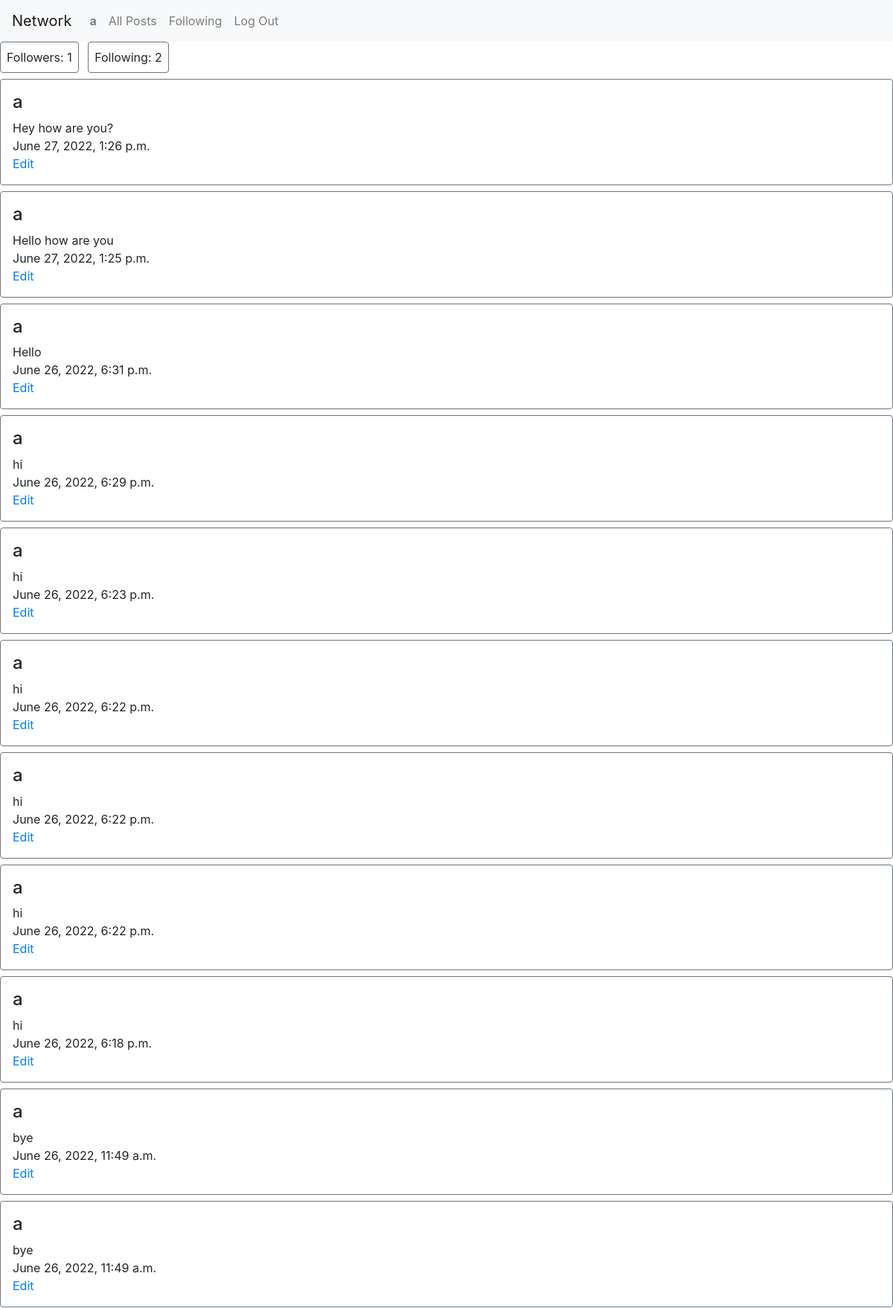
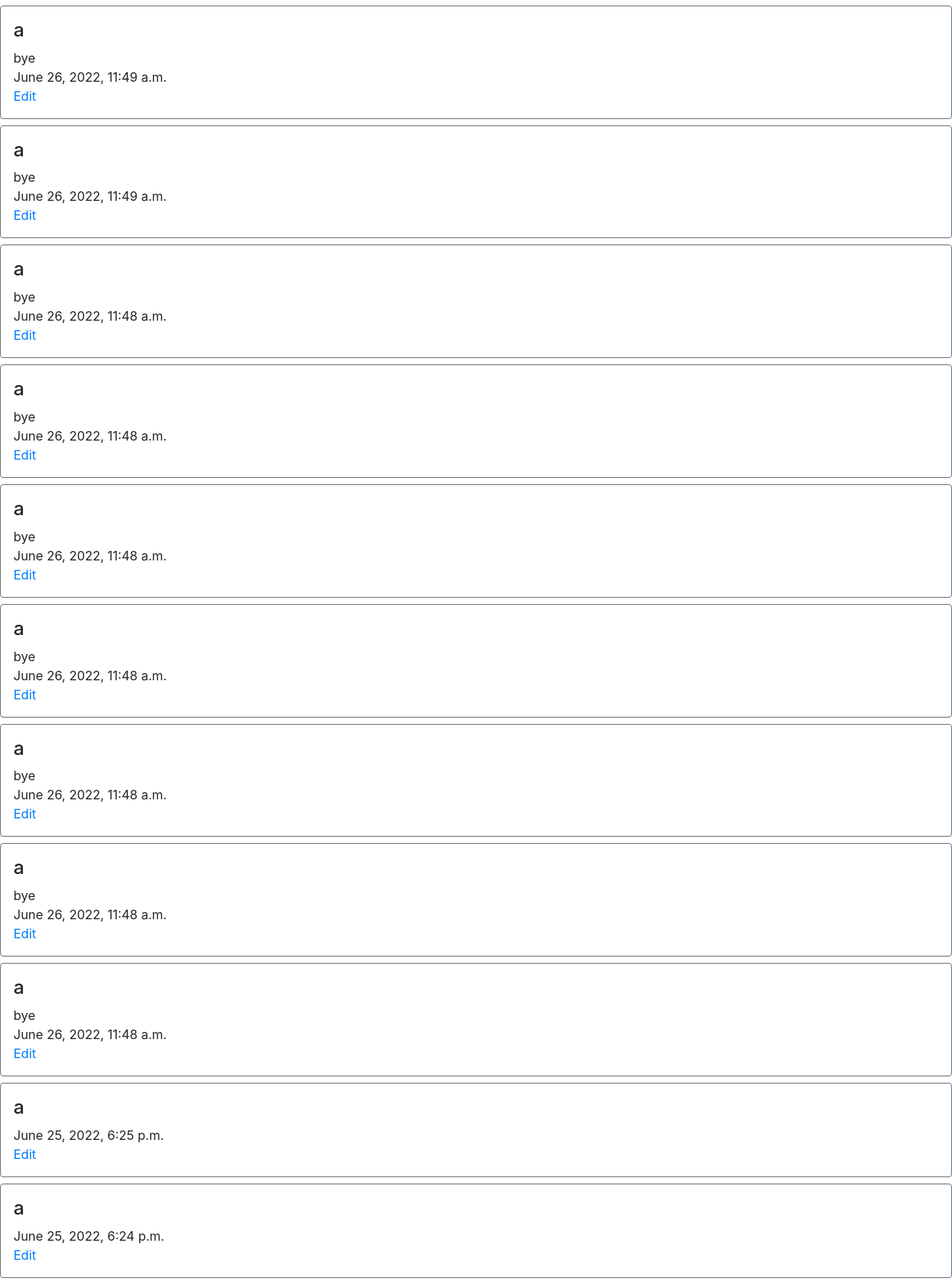
/profile/1 (signed in, upper part), run on the app's committed database (2 pictures, top to bottom).
### network/models.py (models this page shows)
class User(AbstractUser):
    pass

class Post(models.Model):
    user = models.ForeignKey(User, on_delete=models.CASCADE, related_name="user") #user who created the post
    post = models.CharField(max_length=200) # text of the post
    timestamp = models.DateTimeField() # time stamp of the post

### network/views.py (the view, shortened to what this page needs)
# urls.py: path("profile/<int:owner>", views.profile, name="profile"),
@login_required
def profile(request,owner):
    owner = User.objects.get(id=owner)
    button = "Follow" if Follow.objects.filter(follower=request.user, following=owner).count() == 0 else "Unfollow"
    posts = Post.objects.filter(user=owner.id).order_by('-timestamp'),#arranging from most recent post first
    paginator = Paginator(posts, 10) # Show 10 contacts per page.
    page_number = request.GET.get('page')
    page_obj = paginator.get_page(page_number)
    return render(request, "network/profile.html",{
        "posts": posts,
        "owner": owner,
        "followers": Follow.objects.filter(following=owner).count(),
        "following": Follow.objects.filter(follower=owner).count(),
        "button": button,
        "page_obj": page_obj
    })

### network/templates/network/profile.html (shortened to what this page needs)
{% extends "network/layout.html" %}
{% block body %}
<div class="border border-secondary rounded p-2" style="display: inline-block;">Followers: {{ followers }}</div>
    <div class="border border-secondary rounded ml-2 p-2" style="display: inline-block;">Following: {{ following }}</div>
        {% for i in page_obj %}
            {% for post in i %}
            <div class="border border-secondary rounded p-3 mt-2">
                <h4>{{post.user}}</h4>
                <div id="post-{{post.id}}">{{ post.post }}</div>
                {{post.timestamp}}<br>
                {% if user.id == owner.id %}
                <div id="edit" onclick="edit('{{ post.id }}')" class="text-primary">Edit</div>
                {% endif %}
            </div>
            {% endfor %}
        {% endfor %}
{% endblock %}

### network/templates/network/layout.html (shortened to what this page needs)
{% load static %}
<!DOCTYPE html>
<html lang="en">
    <head>
        <link rel="stylesheet" href="https://stackpath.bootstrapcdn.com/bootstrap/4.4.1/css/bootstrap.min.css">
        <link href="{% static 'network/styles.css' %}" rel="stylesheet">
    </head>
    <body>
        <nav class="navbar navbar-expand-lg navbar-light bg-light">
            <a class="navbar-brand" href="#">Network</a>
            <div>
              <ul class="navbar-nav mr-auto">
                {% if user.is_authenticated %}
                    <li class="nav-item">
                        <a class="nav-link" href="{% url 'profile' user.id %}"><strong>{{ user.username }}</strong></a>
                    </li>
                {% endif %}
                <li class="nav-item">
                  <a class="nav-link" href="{% url 'index' %}">All Posts</a>
                </li>
                {% if user.is_authenticated %}
                    <li class="nav-item">
                        <a class="nav-link" href="{% url 'following'%}">Following</a>
                    </li>
                    <li class="nav-item">
                        <a class="nav-link" href="{% url 'logout' %}">Log Out</a>
                    </li>
                {% endif %}
              </ul>
            </div>
          </nav>
        <div class="body">
            {% block body %}
            {% endblock %}
        </div>
    </body>
</html>

### data on the page
User: username "a"
Post: user "a", post "Hey how are you?", timestamp "June 27, 2022, 1:26 p.m."
Post: user "a", post "Hello how are you", timestamp "June 27, 2022, 1:25 p.m."
Post: user "a", post "Hello", timestamp "June 26, 2022, 6:31 p.m."
Post: user "a", post "hi", timestamp "June 26, 2022, 6:29 p.m."
Post: user "a", post "hi", timestamp "June 26, 2022, 6:23 p.m."
Post: user "a", post "hi", timestamp "June 26, 2022, 6:22 p.m."
Post: user "a", post "hi", timestamp "June 26, 2022, 6:22 p.m."
Post: user "a", post "hi", timestamp "June 26, 2022, 6:22 p.m."
Post: user "a", post "hi", timestamp "June 26, 2022, 6:18 p.m."
Post: user "a", post "bye", timestamp "June 26, 2022, 11:49 a.m."
Post: user "a", post "bye", timestamp "June 26, 2022, 11:49 a.m."
Post: user "a", post "bye", timestamp "June 26, 2022, 11:49 a.m."
Post: user "a", post "bye", timestamp "June 26, 2022, 11:49 a.m."
Post: user "a", post "bye", timestamp "June 26, 2022, 11:48 a.m."
Post: user "a", post "bye", timestamp "June 26, 2022, 11:48 a.m."
Post: user "a", post "bye", timestamp "June 26, 2022, 11:48 a.m."
Post: user "a", post "bye", timestamp "June 26, 2022, 11:48 a.m."
Post: user "a", post "bye", timestamp "June 26, 2022, 11:48 a.m."
Post: user "a", post "bye", timestamp "June 26, 2022, 11:48 a.m."
Post: user "a", post "bye", timestamp "June 26, 2022, 11:48 a.m."
Post: user "a", timestamp "June 25, 2022, 6:25 p.m."
Post: user "a", timestamp "June 25, 2022, 6:24 p.m."

### other printed values
{{ followers }} "1"
{{ following }} "2"
